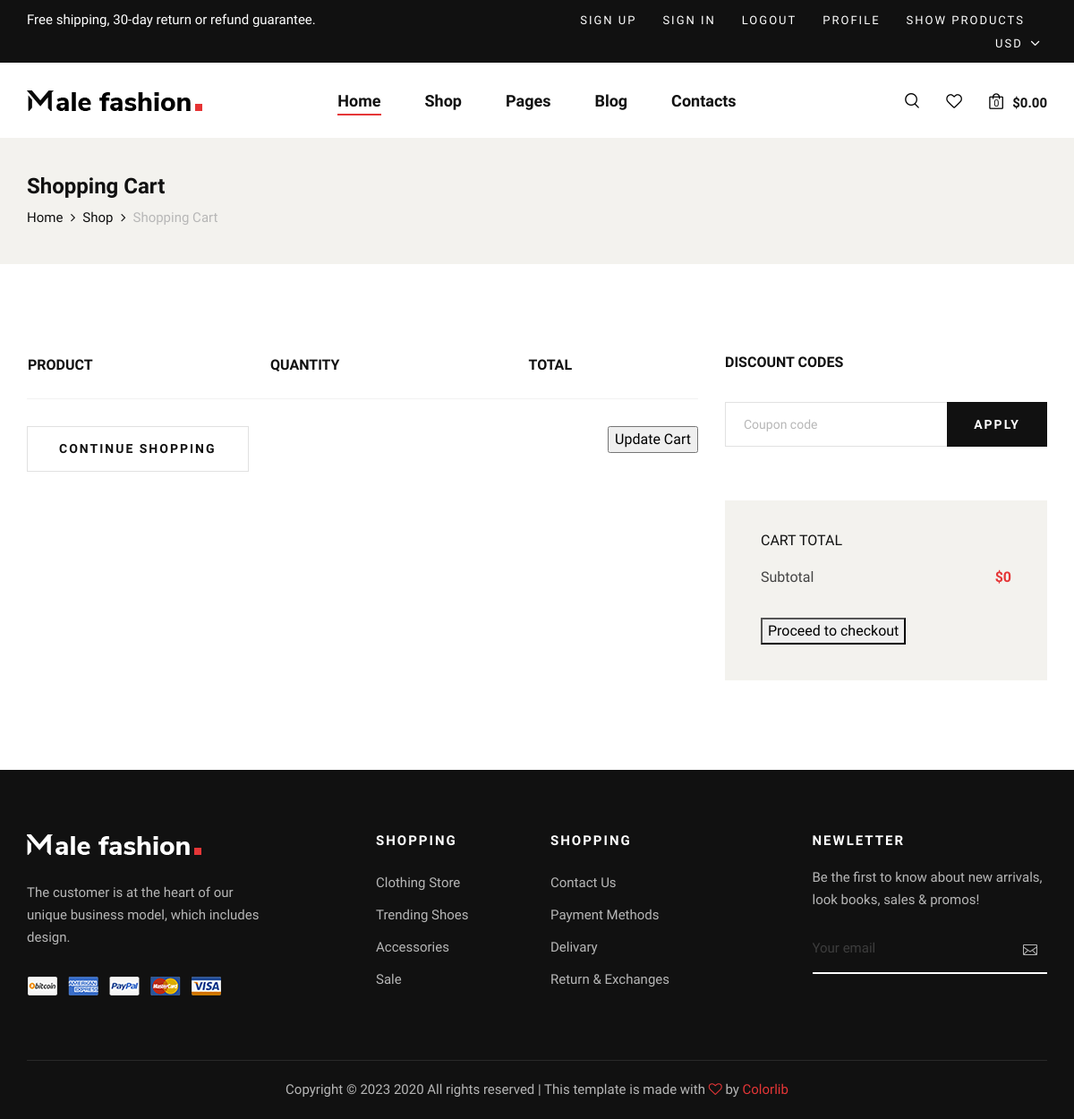
Before: /show_cart/ (signed in) with the older database file.
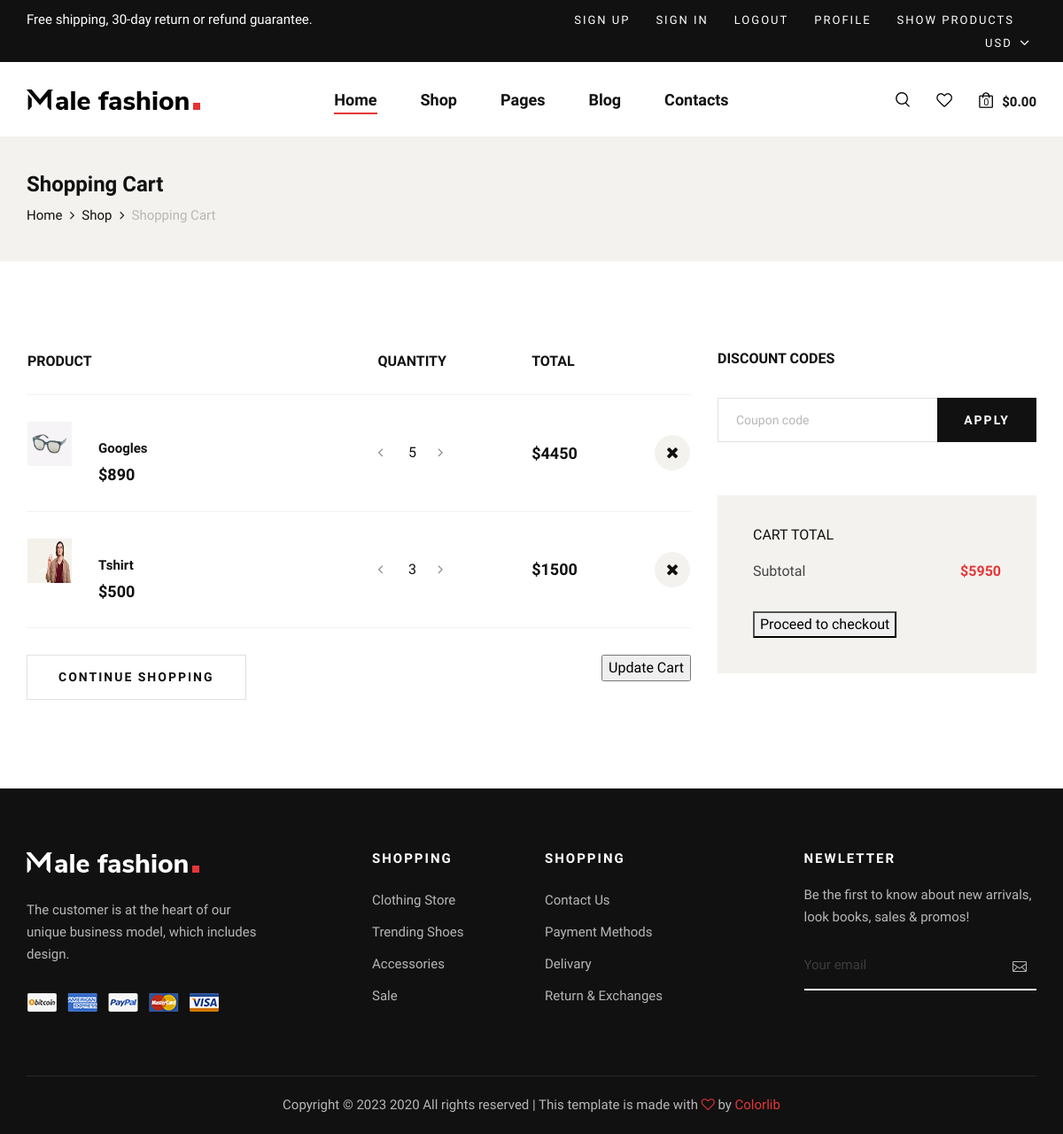
After: the same page with the newer database file.
### app_buyer/models.py (models this page shows, shortened)
class Cart(models.Model):
    prd_id=models.ForeignKey(Product,on_delete=models.CASCADE)
    buyer_id=models.ForeignKey(User,on_delete=models.CASCADE)
    qty=models.IntegerField(default=0)
    total=models.IntegerField(default=0)

### app_seller/models.py (models this page shows)
class Product(models.Model):
    pro_name=models.CharField(max_length=50)
    pro_price=models.IntegerField()
    pro_qty=models.IntegerField()
    pro_image=models.FileField(upload_to="Product/",default="pro.jpg")
    pro_desc=models.TextField(max_length=500)
    seller_id=models.ForeignKey(Seller_user,on_delete=models.CASCADE)

### app_buyer/views.py (the view)
# urls.py: path('show_cart/', views.show_cart, name='show_cart'),
def show_cart(request):
    data=User.objects.get(email=request.session["email"])
    all_cart=Cart.objects.filter(buyer_id=data.id)
    final_total=0
    for i in all_cart:
        final_total=final_total+i.total
    return render(request,"shopping-cart.html",{"all_cart":all_cart,"final_total":final_total})

### app_buyer/templates/shopping-cart.html (shortened to what this page needs)
{% extends 'header_footer.html' %}{% block content%}{% load static %}
    <section class="breadcrumb-option">
        <div class="container">
            <div class="row">
                <div class="col-lg-12">
                    <div class="breadcrumb__text">
                        <h4>Shopping Cart</h4>
                        <div class="breadcrumb__links">
                            <a href="./index.html">Home</a>
                            <a href="./shop.html">Shop</a>
                            <span>Shopping Cart</span>
                        </div>
                    </div>
                </div>
            </div>
        </div>
    </section>
    <section class="shopping-cart spad">
        <div class="container">
            <div class="row">
                <div class="col-lg-8">
                    <div class="shopping__cart__table">
                        <table>
                            <thead>
                                <tr>
                                    <th>Product</th>
                                    <th>Quantity</th>
                                    <th>Total</th>
                                    <th></th>
                                </tr>
                            </thead>
                            <form action="{% url 'update_cart' %}" method="post">
                            <tbody>
                                {% for i in all_cart %}
                                <tr>
                                    <td class="product__cart__item">
                                        <div class="product__cart__item__pic">
                                            <img src="{{i.prd_id.pro_image.url}}" alt="" height="50px" width="50px">
                                        </div>
                                        <div class="product__cart__item__text">
                                            <h6>{{i.prd_id.pro_name}}</h6>
                                            <h5>${{i.prd_id.pro_price}}</h5>
                                        </div>
                                    </td>
                                    <td class="quantity__item">
                                        <div class="quantity">
                                            <div class="pro-qty-2">
                                                <input type="text" value="{{i.qty}}" name="uqty">
                                            </div>
                                        </div>
                                    </td>
                                    <td class="cart__price">${{i.total}} </td>
                                    <td class="cart__close"><a href="{% url 'remove_cart' i.id%}"><i class="fa fa-close"></i></a></td>
                                </tr>
                               {%endfor%}
                            </tbody>
                        </table>
                    </div>
                    <div class="row">
                        <div class="col-lg-6 col-md-6 col-sm-6">
                            <div class="continue__btn">
                                <a href="shop.html">Continue Shopping</a>
                            </div>
                        </div>
                        <div class="col-lg-6 col-md-6 col-sm-6">
                            <div class="continue__btn update__btn">
                            <input type="submit" value="Update Cart">
                            </div>
                        </div>
                    </div>
                </div>
                <div class="col-lg-4">
                    <div class="cart__discount">
                        <h6>Discount codes</h6>
                        <form action="#">
                            <input type="text" placeholder="Coupon code">
                            <button type="submit">Apply</button>
                        </form>
                    </div>
                    <div class="cart__total">
                        <h6>Cart total</h6>
                        <ul>
                            <li>Subtotal <span>${{final_total}}</span></li>
                        </ul>
                        <button id="pay-btn">Proceed to checkout</button>
                    </div>
                </div>
            </div>
        </div>
    </section>
{%  endblock %}

### app_buyer/templates/header_footer.html (shortened to what this page needs)
{% load static %}
<!DOCTYPE html>
<html lang="zxx">
  <head>
    <link
      rel="stylesheet"
      href="{% static 'css/bootstrap.min.css' %}"
      type="text/css"
    />
    <link
      rel="stylesheet"
      href="{% static 'css/font-awesome.min.css' %}"
      type="text/css"
    />
    <link
      rel="stylesheet"
      href="{% static 'css/elegant-icons.css' %}"
      type="text/css"
    />
    <link
      rel="stylesheet"
      href="{% static 'css/magnific-popup.css' %}"
      type="text/css"
    />
    <link
      rel="stylesheet"
      href="{% static 'css/nice-select.css' %}"
      type="text/css"
    />
    <link
      rel="stylesheet"
      href="{% static 'css/owl.carousel.min.css' %}"
      type="text/css"
    />
    <link
      rel="stylesheet"
      href="{% static 'css/slicknav.min.css' %}"
      type="text/css"
    />
    <link
      rel="stylesheet"
      href="{% static 'css/style.css' %}"
      type="text/css"
    />
  </head>
  <body>
    <header class="header">
      <div class="header__top">
        <div class="container">
          <div class="row">
            <div class="col-lg-6 col-md-7">
              <div class="header__top__left">
                <p>Free shipping, 30-day return or refund guarantee.</p>
              </div>
            </div>
            <div class="col-lg-6 col-md-5">
              <div class="header__top__right">
                <div class="header__top__links">
                  <a href="{% url 'register' %}">Sign Up</a>
                </div>
                <div class="header__top__links">
                  <a href="{% url 'login' %}">Sign In</a>
                </div>
                <div class="header__top__links">
                  <a href="{% url 'logout' %}">Logout</a>
                </div>
                <div class="header__top__links">
                  <a href="{% url 'profile' %}">Profile</a>
                </div>
                <div class="header__top__links">
                  <a href="{% url 'show_product' %}">show products</a>
                </div>
                <div class="header__top__hover">
                  <span>Usd <i class="arrow_carrot-down"></i></span>
                </div>
              </div>
            </div>
          </div>
        </div>
      </div>
      <div class="container">
        <div class="row">
          <div class="col-lg-3 col-md-3">
            <div class="header__logo">
              <a href="./index.html"
                ><img src="{% static 'img/logo.png' %}" alt=""
              /></a>
            </div>
          </div>
          <div class="col-lg-6 col-md-6">
            <nav class="header__menu mobile-menu">
              <ul>
                <li class="active"><a href="./index.html">Home</a></li>
                <li><a href="./shop.html">Shop</a></li>
                <li>
                  <a href="#">Pages</a>
                </li>
                <li><a href="./blog.html">Blog</a></li>
                <li><a href="./contact.html">Contacts</a></li>
              </ul>
            </nav>
          </div>
          <div class="col-lg-3 col-md-3">
            <div class="header__nav__option">
              <a href="#" class="search-switch"
                ><img src="{% static 'img/icon/search.png' %}" alt=""
              /></a>
              <a href="#"
                ><img src="{% static 'img/icon/heart.png' %}" alt=""
              /></a>
              <a href="{% url 'show_cart' %}"
                ><img src="{% static 'img/icon/cart.png' %}" alt="" />
                <span>0</span></a
              >
              <div class="price">$0.00</div>
            </div>
          </div>
        </div>
      </div>
    </header>
    {% block content%}
    {%endblock%}
    <footer class="footer">
      <div class="container">
        <div class="row">
          <div class="col-lg-3 col-md-6 col-sm-6">
            <div class="footer__about">
              <div class="footer__logo">
                <a href="#"
                  ><img src="{% static 'img/footer-logo.png' %}" alt=""
                /></a>
              </div>
              <p>
                The customer is at the heart of our unique business model, which
                includes design.
              </p>
              <a href="#"
                ><img src="{% static 'img/payment.png' %}" alt=""
              /></a>
            </div>
          </div>
          <div class="col-lg-2 offset-lg-1 col-md-3 col-sm-6">
            <div class="footer__widget">
              <h6>Shopping</h6>
              <ul>
                <li><a href="#">Clothing Store</a></li>
                <li><a href="#">Trending Shoes</a></li>
                <li><a href="#">Accessories</a></li>
                <li><a href="#">Sale</a></li>
              </ul>
            </div>
          </div>
          <div class="col-lg-2 col-md-3 col-sm-6">
            <div class="footer__widget">
              <h6>Shopping</h6>
              <ul>
                <li><a href="#">Contact Us</a></li>
                <li><a href="#">Payment Methods</a></li>
                <li><a href="#">Delivary</a></li>
                <li><a href="#">Return & Exchanges</a></li>
              </ul>
            </div>
          </div>
          <div class="col-lg-3 offset-lg-1 col-md-6 col-sm-6">
            <div class="footer__widget">
              <h6>NewLetter</h6>
              <div class="footer__newslatter">
                <p>
                  Be the first to know about new arrivals, look books, sales &
                  promos!
                </p>
                <form action="#">
                  <input type="text" placeholder="Your email" />
                  <button type="submit">
                    <span class="icon_mail_alt"></span>
                  </button>
                </form>
              </div>
            </div>
          </div>
        </div>
        <div class="row">
          <div class="col-lg-12 text-center">
            <div class="footer__copyright__text">
              <p>
                Copyright ©
                2020 All rights reserved | This template is made with
                <i class="fa fa-heart-o" aria-hidden="true"></i> by
                <a href="https://colorlib.com" target="_blank">Colorlib</a>
              </p>
            </div>
          </div>
        </div>
      </div>
    </footer>
  </body>
</html>

Changed rows visible on the page:
added Cart: prd_id.pro_image (picture), prd_id.pro_name "Googles", prd_id.pro_price "890", uqty "5", total "4450"
added Cart: prd_id.pro_image (picture), prd_id.pro_name "Tshirt", prd_id.pro_price "500", uqty "3", total "1500"
Other visible differences:
{{ final_total }}: "0" → "5950"
